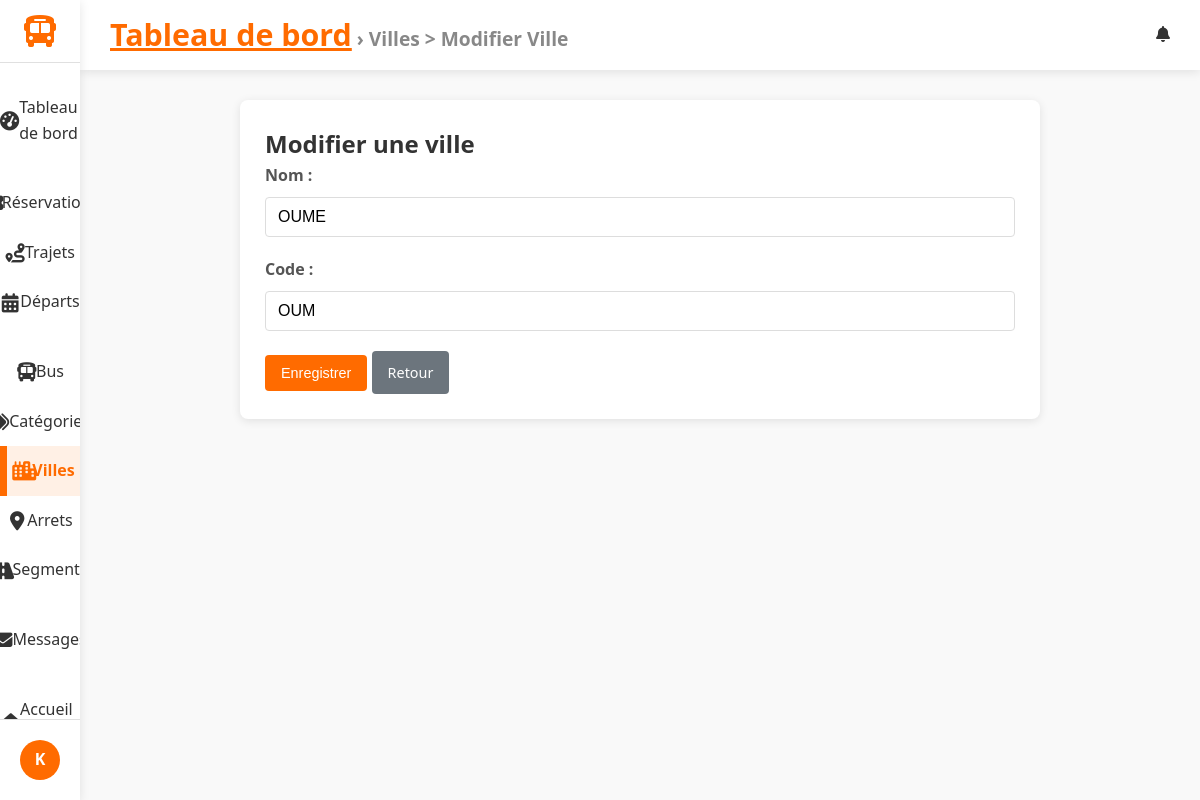
The page /dashboard/villes/6/edit/ (signed in) on the database its author committed.
### accounts/models.py (models this page shows, shortened)
class CustomUser(AbstractUser):
    phone = models.CharField(max_length=20, blank=True, null=True, verbose_name="Numéro de téléphone")

### trips/models.py (models this page shows, shortened)
class Ville(models.Model):
    nom = models.CharField(max_length=100)
    code = models.CharField(max_length=10, unique=True)

### gareci_admin/views.py (the view)
# urls.py: path("villes/<int:pk>/edit/", VilleUpdateView.as_view(), name="ville_edit"),
class VilleUpdateView(StaffRequiredMixin, ActiveTabMixin, BreadcrumbMixin, UpdateSuccessMessageMixin, UpdateView):
    model = Ville
    form_class = VilleForm
    template_name = "dashboard/ville_form.html"
    active_tab_value = "villes"
    breadcrumb_title = "Villes > Modifier Ville"
    success_url = reverse_lazy("dashboard:ville_list")

### gareci_admin/forms.py
class VilleForm(forms.ModelForm):
    class Meta:
        model = Ville
        fields = ["nom", "code"]

### gareci_admin/utils.py (called while the page is built)
    def test_func(self):
        return self.request.user.is_staff

    def get_context_data(self, **kwargs):
        context = super().get_context_data(**kwargs)
        if self.active_tab_value:
            context['active_tab'] = self.active_tab_value
        return context

    def get_context_data(self, **kwargs):
        context = super().get_context_data(**kwargs)
        if self.breadcrumb_title:
            context['breadcrumb_title'] = self.breadcrumb_title
        return context

### gareci_admin/templates/dashboard/ville_form.html (shortened to what this page needs)
{% extends 'dashboard/dashboard_base.html' %}
{% block content %}
<div class="trip-form-container">
    <h2>{% if form.instance.pk %}Modifier{% else %}Ajouter{% endif %} une ville</h2>
    <form method="post">
        {% for field in form %}
        <div class="form-group">
            {{ field.label_tag }}
            {{ field }}
        </div>
        {% endfor %}
        <button type="submit" class="btn btn-primary">Enregistrer</button>
        <a href="{% url 'dashboard:ville_list' %}" class="btn btn-secondary">Retour</a>
    </form>
</div>
{% endblock %}

### gareci_admin/templates/dashboard/dashboard_base.html (shortened to what this page needs)
{% load static %}
<!DOCTYPE html>
<html lang="fr">
<head>
    <link rel="stylesheet" href="https://cdnjs.cloudflare.com/ajax/libs/font-awesome/6.4.0/css/all.min.css">
    <link rel="stylesheet" href="{% static 'css/gareci_admin/dashboards.css' %}">
    <link rel="stylesheet" href="{% static 'css/gareci_admin/reservation_list.css' %}">
    <link rel="stylesheet" href="{% static 'css/gareci_admin/reservation_form.css' %}">
    <link rel="stylesheet" href="{% static 'css/gareci_admin/reservation_confirm_delete.css' %}">
    <link rel="stylesheet" href="{% static 'css/gareci_admin/trip_form.css' %}">
    <link rel="stylesheet" href="{% static 'css/gareci_admin/trip_list.css' %}">
    <link rel="stylesheet" href="{% static 'css/gareci_admin/message_list.css' %}">
    <link rel="stylesheet" href="{% static 'css/gareci_admin/message_form.css' %}">
    <link rel="stylesheet" href="{% static 'css/gareci_admin/message_confirm_delete.css' %}">
    <link rel="stylesheet" href="{% static 'css/gareci_admin/departure_list_.css' %}">
    <link rel="stylesheet" href="{% static 'css/gareci_admin/departure_form.css' %}">
    <link rel="stylesheet" href="{% static 'css/gareci_admin/category_list.css' %}">
    <link rel="stylesheet" href="{% static 'css/gareci_admin/category_form.css' %}">
    <link rel="stylesheet" href="{% static 'css/gareci_admin/bus_list.css' %}">
    <link rel="stylesheet" href="{% static 'css/gareci_admin/bus_form.css' %}">
    <link rel="stylesheet" href="{% static 'css/gareci_admin/searchable_select.css' %}">
</head>
<body>
    <div class="dashboard-container">
        <aside class="sidebar">
            <div class="logo">
                <a href="{% url 'dashboard:index' %}">
                    <i class="fas fa-bus"></i>
                </a>
            </div>
            <nav class="sidebar-nav">
                <ul class="nav-list">
                    <li class="{% if active_tab == 'dashboard' %}active{% endif %}">
                        <a href="{% url 'dashboard:index' %}">
                            <i class="fas fa-tachometer-alt"></i> Tableau de bord
                        </a>
                    </li>
                    <li class="nav-section-header">
                    </li>
                    <li class="{% if active_tab == 'reservations' %}active{% endif %}">
                        <a href="{% url 'dashboard:reservation_list' %}">
                             Réservations
                        </a>
                    </li>
                    <li class="{% if active_tab == 'trips' %}active{% endif %}">
                        <a href="{% url 'dashboard:trip_list' %}">
                            <i class="fas fa-route"></i> Trajets
                        </a>
                    </li>
                    <li class="{% if active_tab == 'departures' %}active{% endif %}">
                        <a href="{% url 'dashboard:depart_list' %}">
                            <i class="fas fa-calendar-alt"></i> Départs
                        </a>
                    </li>
                    <li class="nav-section-header">
                    </li>
                    <li class="{% if active_tab == 'buses' %}active{% endif %}">
                        <a href="{% url 'dashboard:bus_list' %}">
                            <i class="fas fa-bus"></i> Bus
                        </a>
                    </li>
                    <li class="{% if active_tab == 'categories' %}active{% endif %}">
                        <a href="{% url 'dashboard:category_list' %}">
                            <i class="fas fa-tags"></i> Catégories
                        </a>
                    </li>
                    <li class="{% if active_tab == 'villes' %}active{% endif %}">
                        <a href="{% url 'dashboard:ville_list' %}">
                            <i class="fas fa-city"></i> Villes
                        </a>
                    </li>
                    <li class="{% if active_tab == 'arrets' %}active{% endif %}">
                        <a href="{% url 'dashboard:arret_list' %}">
                            <i class="fas fa-map-marker-alt"></i> Arrets
                        </a>
                    </li>
                    <li class="{% if active_tab == 'segments' %}active{% endif %}">
                        <a href="{% url 'dashboard:segment_list' %}">
                            <i class="fas fa-road"></i> Segments
                        </a>
                    </li>
                    <li class="nav-section-header">
                    </li>
                    <li class="{% if active_tab == 'messages' %}active{% endif %}">
                        <a href="{% url 'dashboard:message_list' %}">
                            <i class="fas fa-envelope"></i> Messages
                        </a>
                    </li>
                    <li class="nav-section-header">
                    </li>
                    <li class="{% if active_tab == 'messages' %}active{% endif %}">
                        <a href="{% url 'trips:home' %}">
                            <i class="fas fa-home"></i>Accueil Client
                        </a>
                    </li>
                </ul>
            </nav>
            <div class="sidebar-footer">
                <div class="user-profile">
                    <div class="user-avatar">
                        {% if user.profile.image %}
                            <img src="{{ user.profile.image.url }}" alt="{{ user.username }}">
                        {% else %}
                            <div class="avatar-initials">
                                {{ user.username|slice:":1"|upper }}
                            </div>
                        {% endif %}
                    </div>
                </div>
            </div>
        </aside>
        <main class="main-content">
            <header class="content-header">
                <div class="header-left">
                    <div class="breadcrumbs">
                        {% block breadcrumbs %}
                        <a href="{% url 'dashboard:index' %}">Tableau de bord</a>
                        {% if breadcrumb_title %} &rsaquo; {{ breadcrumb_title }}{% endif %}
                        {% endblock %}
                    </div>
                </div>
                <div class="header-right">
                    {% block header_actions %}
                    <div class="notifications">
                        <i class="fas fa-bell"></i>
                    </div>
                    {% endblock %}
                </div>
            </header>
            <div class="content-wrapper">
                {% block content %}{% endblock %}
            </div>
        </main>
    </div>
</body>
</html>

### static/css/gareci_admin/dashboards.css (style rules this page uses)
:root { --primary: #FF6B00; --primary-dark: #E05D00; --secondary: #0056B3; --dark: #333333; --light: #F5F5F5; --gray: #888888; --light-gray: #E0E0E0; --sidebar-width: 280px; --sidebar-collapsed-width: 80px; --header-height: 70px; --blue: #4285F4; --green: #34A853; --orange: #FBBC05; --red: #EA4335; --border-radius: 8px; --box-shadow: 0 2px 10px rgba(0, 0, 0, 0.1); --transition: all 0.3s ease; }
* { margin: 0; padding: 0; box-sizing: border-box; }
body { font-family: 'Segoe UI', Tahoma, Geneva, Verdana, sans-serif; background-color: #f9f9f9; color: var(--dark); line-height: 1.6; }
.dashboard-container { display: flex; min-height: 100vh; }
.sidebar { width: var(--sidebar-width); background-color: white; box-shadow: var(--box-shadow); display: flex; flex-direction: column; transition: var(--transition); z-index: 100; height: 100vh; position: fixed; }
.logo { display: flex; align-items: center; padding: 20px; border-bottom: 1px solid var(--light-gray); }
.logo a { text-decoration:none ; display: flex; align-items: center; }
.logo i { font-size: 2rem; color: var(--primary); margin-right: 10px; }
.sidebar-nav { flex: 1; padding: 20px 0; overflow-y: auto; }
.nav-list { list-style: none; }
.nav-section-header { padding: 15px 20px 5px; font-size: 0.8rem; text-transform: uppercase; color: var(--gray); letter-spacing: 0.5px; }
.nav-list li a { display: flex; align-items: center; padding: 12px 20px; color: var(--dark); text-decoration: none; transition: var(--transition); }
.nav-list li a i { margin-right: 10px; width: 20px; text-align: center; }
.nav-list li.active a { background-color: rgba(255, 107, 0, 0.1); color: var(--primary); border-left: 3px solid var(--primary); }
li.active { background-color: var(--accent); font-weight: bold; border-left: 4px solid var(--primary); }
.sidebar-footer { padding: 20px; border-top: 1px solid var(--light-gray); }
.user-profile { display: flex; align-items: center; }
.user-avatar { margin-right: 12px; }
.avatar-initials { width: 40px; height: 40px; border-radius: 50%; background-color: var(--primary); color: white; display: flex; align-items: center; justify-content: center; font-weight: bold; }
.main-content { flex: 1; margin-left: var(--sidebar-width); transition: var(--transition); min-height: 100vh; display: flex; flex-direction: column; }
.content-header { display: flex; justify-content: space-between; align-items: center; padding: 0 30px; height: var(--header-height); background-color: white; box-shadow: var(--box-shadow); position: sticky; top: 0; z-index: 90; }
.header-left { display: flex; align-items: center; }
.breadcrumbs { font-size: 1.2rem; color: var(--gray); font-weight: bolder; }
.breadcrumbs a { color: var(--primary); font-size: 1.9rem; font-weight: bolder; }
.header-right { display: flex; align-items: center; gap: 20px; }
.notifications { position: relative; cursor: pointer; }
.content-wrapper { flex: 1; padding: 30px; background-color: #f9f9f9; }
.btn { display: inline-flex; align-items: center; justify-content: center; padding: 8px 16px; border-radius: var(--border-radius); font-weight: 500; cursor: pointer; transition: var(--transition); border: none; font-size: 0.9rem; }
.btn-primary { background-color: var(--primary); color: white; }
@media (max-width: 1200px) { .sidebar { width: var(--sidebar-collapsed-width); } }
@media (max-width: 1200px) { .logo { justify-content: center; padding: 15px 0; } }
@media (max-width: 1200px) { .logo i { margin-right: 0; } }
@media (max-width: 1200px) { .nav-list li a { justify-content: center; padding: 12px 0; } }
@media (max-width: 1200px) { .nav-list li a i { margin-right: 0; font-size: 1.2rem; } }
@media (max-width: 1200px) { .user-avatar { margin-right: 0; } }
@media (max-width: 1200px) { .main-content { margin-left: var(--sidebar-collapsed-width); } }

### static/css/gareci_admin/reservation_list.css (style rules this page uses)
.btn { display: inline-flex; align-items: center; justify-content: center; padding: 8px 12px; border-radius: 4px; font-weight: 500; text-decoration: none; font-size: 0.85rem; transition: all 0.3s; border: none; cursor: pointer; }

### static/css/gareci_admin/reservation_confirm_delete.css (style rules this page uses)
.btn { display: inline-flex; align-items: center; justify-content: center; padding: 10px 16px; border-radius: 4px; font-weight: 500; text-decoration: none; font-size: 0.9rem; transition: all 0.3s; border: none; cursor: pointer; gap: 8px; }
.btn-secondary { background-color: #6c757d; color: white; }

### rows shown on the page
CustomUser: username "K"
Ville: form "OUME" "OUM"

### other values the page prints
{{ breadcrumb_title }} "Villes > Modifier Ville"
{{ field.label_tag }} "Nom :" "Code :"
